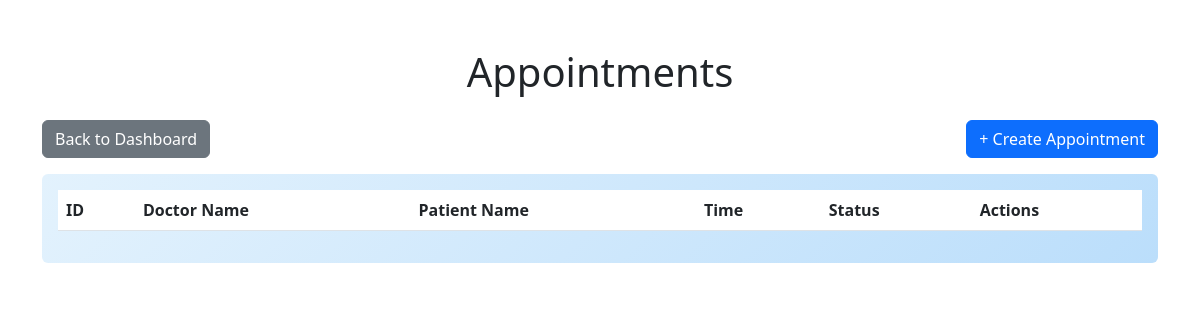
/appointments/ (signed in), run on an earlier commit of the app's database.
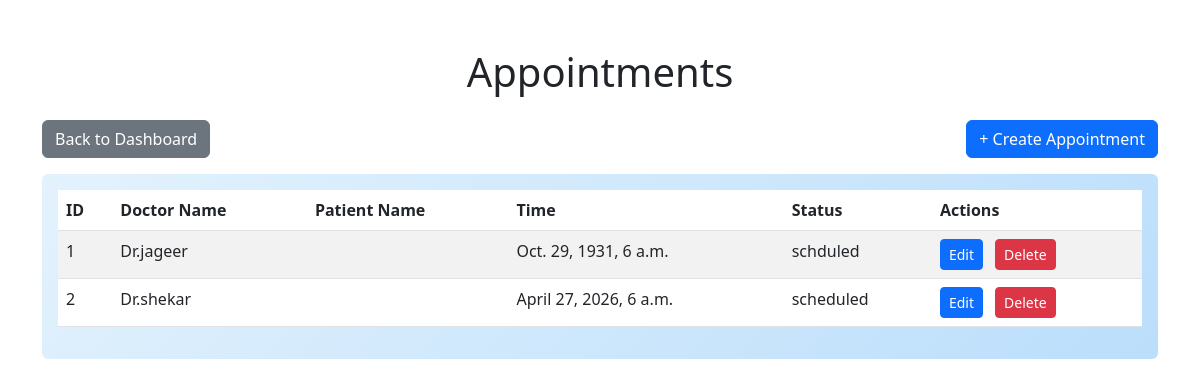
And on a later commit of the database.
### appointments/models.py (models this page shows, shortened)
class Appointment(models.Model):
    patients = models.ForeignKey('patients.Patient', on_delete=models.CASCADE)
    doctor = models.ForeignKey('doctors.Doctor', on_delete=models.CASCADE)
    appointment_time = models.DateTimeField()
    appointment_status = models.CharField(max_length=20)

### doctors/models.py (models this page shows, shortened)
class Doctor(models.Model):
    name = models.CharField(max_length=100)
    specialization = models.CharField(max_length=100)

### appointments/views.py (the view)
# urls.py: path('', appointment_list),
@login_required
def appointment_list(request):
    appointments = Appointment.objects.all()
    return render(request, 'app_list.html', {'appointments': appointments})

### appointments/templates/app_list.html (shortened to what this page needs)
<!DOCTYPE html>
<html lang="en">
<head>
    <link href="https://cdn.jsdelivr.net/npm/bootstrap@5.3.0/dist/css/bootstrap.min.css" rel="stylesheet">
</head>
<body>
    <div class="container mt-5">
        <h1 class="text-center mb-4">Appointments</h1>
        <div class="align-items">
        <div class="mb-3">
            <a href="/dashboard" class="btn btn-secondary">Back to Dashboard</a>
        </div>
         <div class="mb-3">
            <a href="/appointments/create" class="btn btn-primary">+ Create Appointment</a>
        </div>
        </div>
        <div class="card">
            <div class="card-body">
                <table class="table table-striped table-hover">
                    <thead>
                        <tr>
                            <th>ID</th>
                            <th>Doctor Name</th>
                            <th>Patient Name</th>
                            <th>Time</th>
                            <th>Status</th>
                            <th>Actions</th>
                        </tr>
                    </thead>
                    <tbody>
                        {% for a in appointments %}
                        <tr>
                            <td>{{ a.id }}</td>
                            <td>{{ a.doctor.name }}</td>
                            <td>{{ a.patient.name}}</td>
                            <td>{{ a.appointment_time }}</td>
                            <td>{{ a.appointment_status }}</td>
                            <td>
                                <a href="/appointments/{{ a.id }}/edit" class="btn btn-sm btn-primary">Edit</a>
                                <a href="/appointments/{{ a.id }}/delete" class="btn btn-sm btn-danger ms-2">Delete</a>
                            </td>
                        </tr>
                        {% endfor %}
                    </tbody>
                </table>
            </div>
        </div>
    </div>
</body>
</html>

What changed in the data, as far as the page shows it:
added Appointment: id "1", doctor.name "Dr.jageer", appointment_time "Oct. 29, 1931, 6 a.m.", appointment_status "schduled"
added Appointment: id "2", doctor.name "Dr.shekar", appointment_time "April 27, 2026, 6 a.m.", appointment_status "scheduled"
